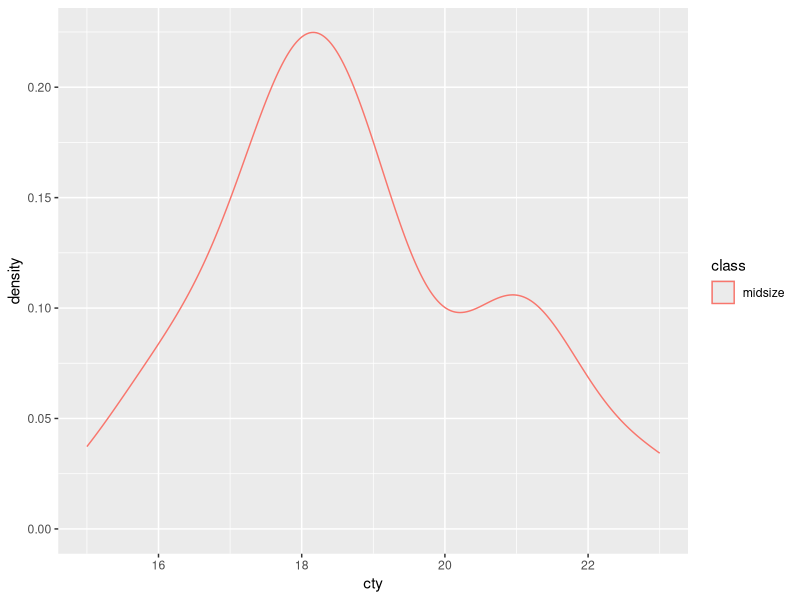
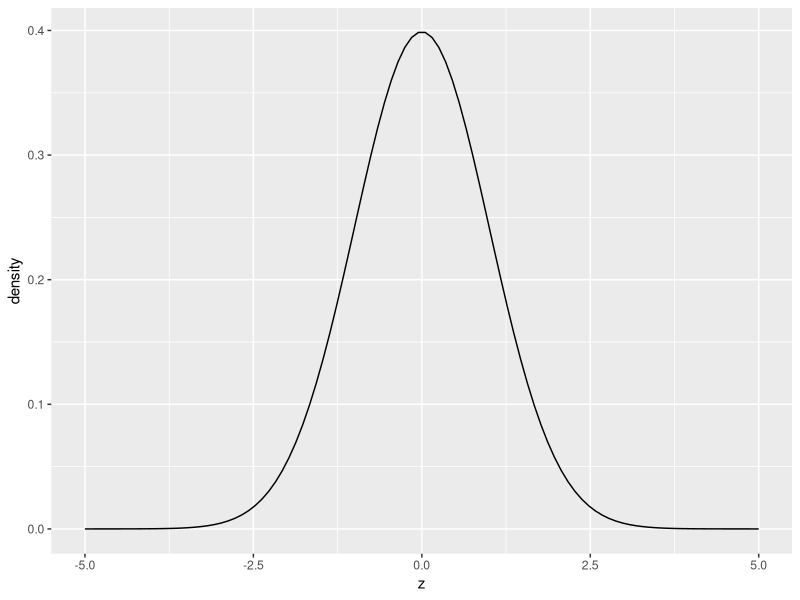
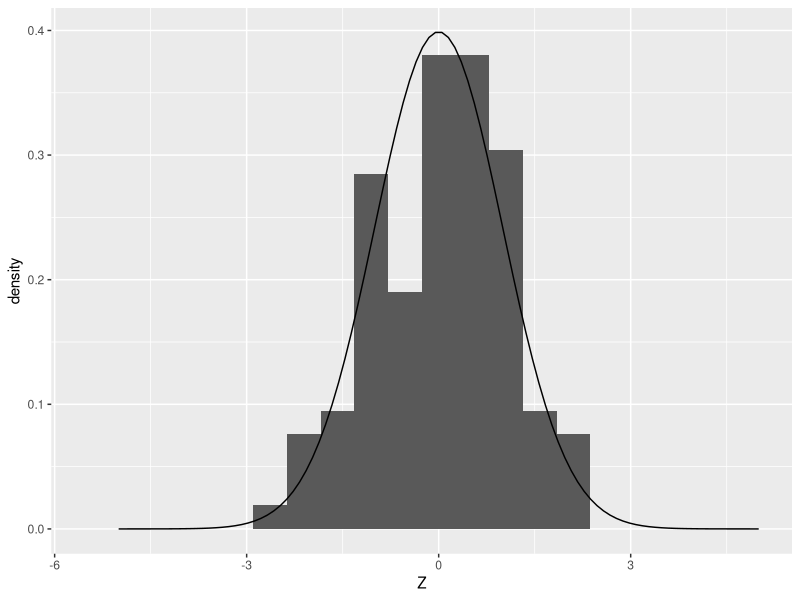
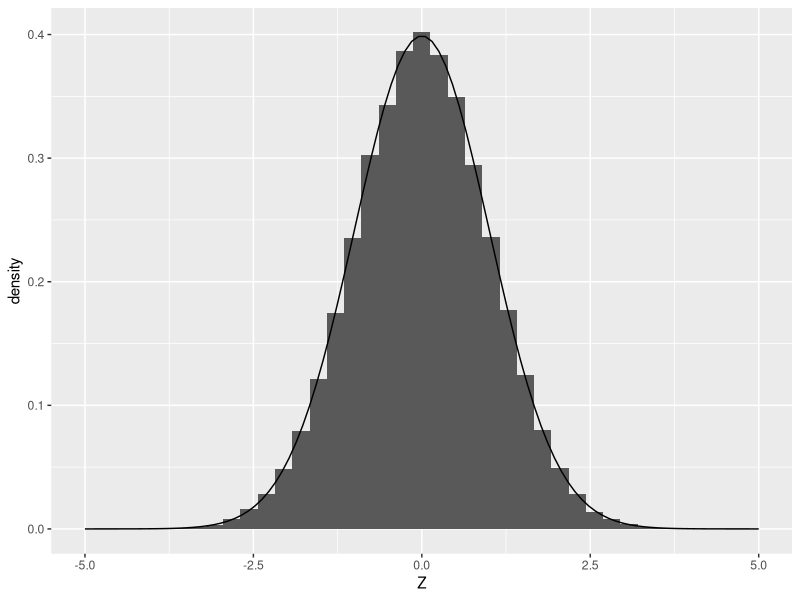
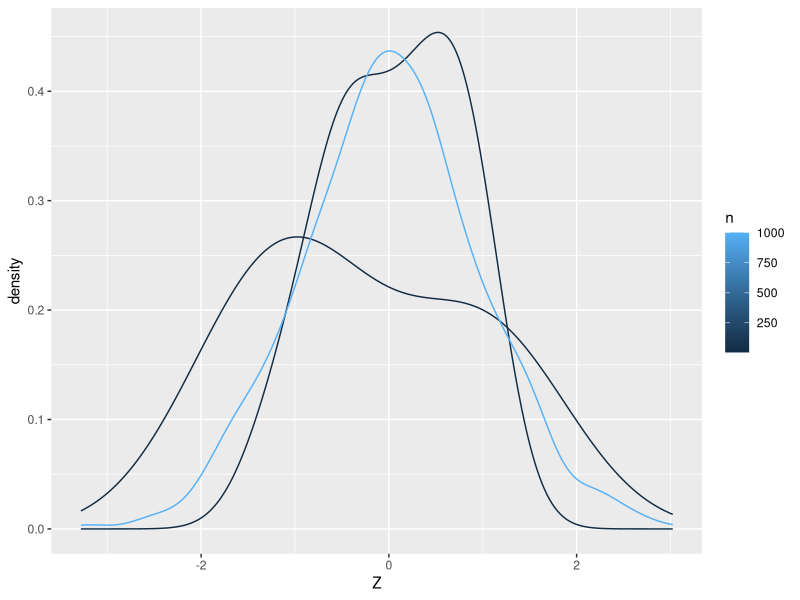
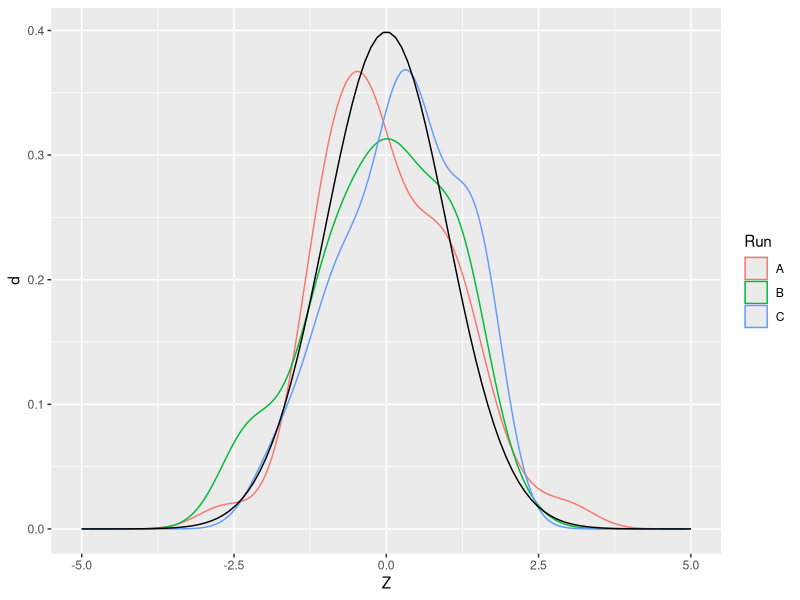

The R script that drew these images, in order:
## ---- chunk 1
library(tidyverse)
## ---- chunk 2
mpg %>%
  filter(class == "midsize") %>%
  ggplot(aes(cty, color = class)) +
  geom_density()
## ---- chunk 3
## NOTE: No need to change this!
df_norm_dist <-
  tibble(z = seq(-5, +5, length.out = 100)) %>%
  mutate(d = dnorm(z, mean = 0, sd = 1))

df_norm_dist %>%
  ggplot(aes(z, d)) +
  geom_line() +
  labs(
    y = "density"
  )
## ---- chunk 4
# task-begin
## TODO: Complete this code
df_q1 <-
  tibble(x = seq(-5, +5, length.out = 100))
# task-end
# solution-begin
df_q1 <-
  tibble(x = seq(-5, +5, length.out = 100)) %>%
  mutate(d = dunif(x, min = -1, max = +1))
# solution-end
## ---- chunk 5
## NOTE: No need to change this
assertthat::assert_that(
  all(
    df_q1 %>%
      filter(-1 <= x, x <= +1) %>%
      mutate(flag = d > 0) %>%
      pull(flag)
    )
)
assertthat::assert_that(
  all(
    df_q1 %>%
      filter((x < -1) | (+1 < x)) %>%
      mutate(flag = d == 0) %>%
      pull(flag)
    )
)
print("Nice!")
## ---- chunk 6
## NOTE: No need to change this!
df_norm_samp <- tibble(Z = rnorm(n = 100, mean = 0, sd = 1))

ggplot() +
  ## Plot a *sample*
  geom_histogram(
    data = df_norm_samp,
    mapping = aes(Z, after_stat(density)),
    bins = 20
  ) +
  ## Plot a *distribution*
  geom_line(
    data = df_norm_dist,
    mapping = aes(z, d)
  )
## ---- chunk 7
## NOTE: No need to change this!
ggplot() +
  ## Plot a *sample*
  geom_histogram(
    data = tibble(Z = rnorm(n = 1e5, mean = 0, sd = 1)),
    mapping = aes(Z, after_stat(density)),
    bins = 40
  ) +
  ## Plot a *distribution*
  geom_line(
    data = df_norm_dist,
    mapping = aes(z, d)
  )
## ---- chunk 8
## NOTE: Use the data generated here
df_q2 <- map_dfr(
  c(5, 10, 1e3),
  function(nsamp) {
    tibble(Z = rnorm(n = nsamp), n = nsamp)
  }
)
## TODO: Create the figure
# solution-begin
df_q2 %>%
  ggplot(aes(Z, color = n, group = n)) +
  geom_density()
# solution-end
## ---- chunk 9
## NOTE: No need to change; run this multiple times!
rnorm(5)
## ---- chunk 10
## NOTE: No need to change this!
df_samp_multi <-
  tibble(Z = rnorm(n = 50, mean = 0, sd = 1), Run = "A") %>%
  bind_rows(
    tibble(Z = rnorm(n = 50, mean = 0, sd = 1), Run = "B")
  ) %>%
  bind_rows(
    tibble(Z = rnorm(n = 50, mean = 0, sd = 1), Run = "C")
  )

ggplot() +
  ## Plot *fitted distributions*
  geom_density(
    data = df_samp_multi,
    mapping = aes(Z, color = Run, group = Run)
  ) +
  ## Plot a *distribution*
  geom_line(
    data = df_norm_dist,
    mapping = aes(z, d)
  )
## ---- chunk 11
## NOTE: No need to change; run this multiple times!
set.seed(101)
rnorm(5)
